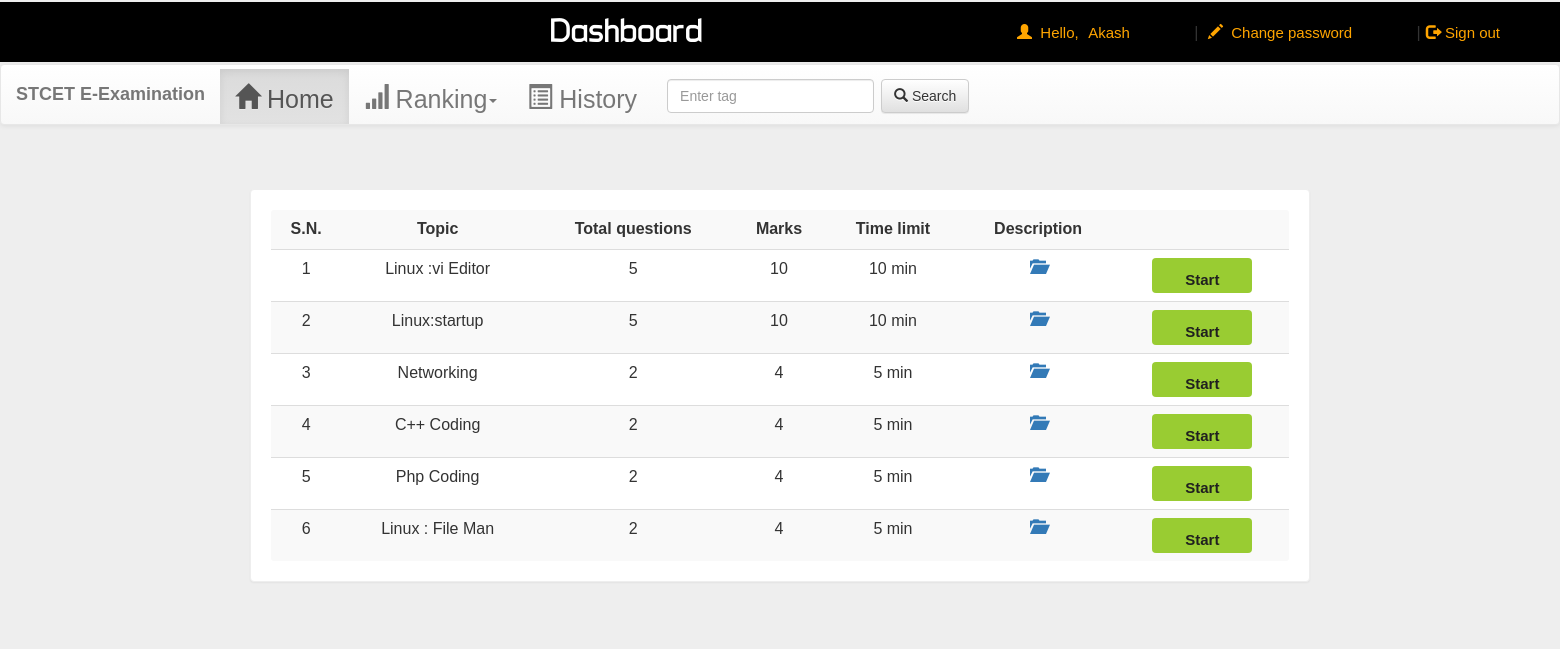
/account.php?q=1 (signed in), run on the app's committed database.
### tables this page shows
CREATE TABLE IF NOT EXISTS `quiz` (
  `eid` text NOT NULL,
  `title` varchar(16) NOT NULL,
  `sahi` int(11) NOT NULL,
  `wrong` int(11) NOT NULL,
  `total` int(11) NOT NULL,
  `time` bigint(20) NOT NULL,
  `intro` text NOT NULL,
  `tag` varchar(100) NOT NULL,
  `date` timestamp NOT NULL DEFAULT CURRENT_TIMESTAMP ON UPDATE CURRENT_TIMESTAMP
);

### account.php (the view, shortened to what this page needs)
<!DOCTYPE html PUBLIC "-//W3C//DTD XHTML 1.0 Transitional//EN" "http://www.w3.org/TR/xhtml1/DTD/xhtml1-transitional.dtd">
<html xmlns="http://www.w3.org/1999/xhtml">
<head>
<link  rel="stylesheet" href="css/bootstrap.min.css"/>
 <link  rel="stylesheet" href="css/bootstrap-theme.min.css"/>
 <link rel="stylesheet" href="css/main1.css?version=51">
 <link  rel="stylesheet" href="css/font.css">
<body>
<div class="header">
<div class="row">
<div class="col-md-6">
<span class="another">Dashboard</span></div>
<div class="col-md-6">
 <?php
 include_once 'dbConnection.php';
  if(!(isset($_SESSION['email']))){
header("location:index.php");
}
else
{
$name = $_SESSION['name'];
$email=$_SESSION['email'];
$arr = explode(" ", $name, 2);
$firstname = $arr[0];
echo '<span class="pull-right top title1" ><span class="log1"><span class="glyphicon glyphicon-user" aria-hidden="true"></span>&nbsp;&nbsp;Hello,</span> <a href="account.php?q=1" class="log">'.$firstname.'</a>&nbsp;|&nbsp;<a class="logwa2" href="#myModal"  data-toggle="modal" data-target="#myModal"><span class="glyphicon glyphicon-pencil" aria-hidden="true"></span>&nbsp;&nbsp;Change password</a>&nbsp;|<a href="logout.php?q=account.php" class="log"><span class="glyphicon glyphicon-log-out" aria-hidden="true"></span>&nbsp;Sign out</button></a></span>';
}?>
</div>
</div></div>
<div class="bg">
<nav class="navbar navbar-default title1">
  <div class="container-fluid">
    <div class="navbar-header">
      <span class="navbar-brand"><b>STCET E-Examination</b></span>
    </div>
    <div class="collapse navbar-collapse" id="bs-example-navbar-collapse-1">
      <ul class="nav navbar-nav">
        <li <?php if(@$_GET['q']==1) echo'class="active"'; ?> ><a href="account.php?q=1"><span class="glyphicon glyphicon-home" aria-hidden="true"></span>&nbsp;Home<span class="sr-only">(current)</span></a></li>
        <li class="dropdown <?php if(@$_GET['q']==4 || @$_GET['q']==5) echo'active"'; ?>">
          <a href="#" class="dropdown-toggle" data-toggle="dropdown" role="button" aria-haspopup="true" aria-expanded="false"><span class="glyphicon glyphicon-signal" aria-hidden="true"></span>&nbsp;Ranking<span class="caret"></span></a>
        </li>
        <li <?php if(@$_GET['q']==2) echo'class="active"'; ?>><a href="account.php?q=2"><span class="glyphicon glyphicon-list-alt" aria-hidden="true"></span>&nbsp;History</a></li>
     <li>
	 <form class="navbar-form navbar-left"  action="" >
        <div class="form-group">
          <input type="text" class="form-control" name="tag" placeholder="Enter tag ">
        </div>
		    <div class="form-group">
        <button type="submit"  class="btn btn-default"><span class="glyphicon glyphicon-search" aria-hidden="true"></span>&nbsp;Search</button>
      </div>
	  </form>
	  </li>
	  </ul>
	 </div>
  </div>
</nav>
<div class="container">
<div class="row">
<div class="col-md-12">
<?php if(@$_GET['q']==1) {
$result = mysqli_query($con,"SELECT * FROM quiz ORDER BY date DESC") or die('Error');
echo  '<div class="panel"><table class="table table-striped title1">
<tr><td style="text-align:center"><b>S.N.</b></td><td style="text-align:center"><b>Topic</b></td><td style="text-align:center"><b>Total questions</b></td><td style="text-align:center"><b>Marks</b></td><td style="text-align:center"><b>Time limit</b></td><td style="text-align:center"><b>Description<b></td><td  style="text-align:left"></td></tr>';
$c=1;
while($row = mysqli_fetch_array($result)) {
	$title = $row['title'];
	$total = $row['total'];
	$sahi = $row['sahi'];
    $time = $row['time'];
	$eid = $row['eid'];
$q12=mysqli_query($con,"SELECT score FROM history WHERE eid='$eid' AND email='$email'" )or die('Error98');
$rowcount=mysqli_num_rows($q12);
if($rowcount == 0){
	echo '<tr><td style="text-align:center">'.$c++.'</td><td style="text-align:center">'.$title.'</td><td style="text-align:center">'.$total.'</td><td style="text-align:center">'.$sahi*$total.'</td><td style="text-align:center">'.$time.'&nbsp;min</td>
	<td style="text-align:center"><a title="Open quiz description" href="account.php?q=1&did='.$eid.'#didi"><b><span class="glyphicon glyphicon-folder-open" aria-hidden="true"></span></b></a></td>
	<td style="text-align:center"><b><form action="quizstart.php" method="post" >';
	echo '<input type="hidden" name="q" value="quiz" /><input type="hidden" name="step" value="2" />
	<input type="hidden" name="eid" value="'.$eid.'" /><input type="hidden" name="n" value="1" /><input type="hidden" name="t" value="'.$total.'"/>
	<span class="title1"><b><input class="pull-center btn sub1" style="margin:0px;background:#99cc32;text-align:center;font-weight:bold"  type="submit" value="Start" ></b></form></b></td></tr>';
}
}
echo '</table></div>';
}?>
</div></div></div></div>
</body>
</html>

### css/main1.css (style rules this page uses)
body { overflow-x:hidden; width:100%; font: 115px "Century Gothic", "Times Roman", sans-serif; background:#eee; min-height:550px; background-attachment:fixed; }
div { font-size:25px; margin-top:2px; }
.bg { min-height:540px; }
.panel { border-color:#eee; margin-bottom:10px; margin:40px; padding:20px; font: 15px "Century Gothic", "Times Roman", sans-serif; }
.header { background:black; height:60px; }
span.another { display: inline-block; width: 5000px; font-family:'typo'; font-size:35px; color:white; margin-left:550px; }
.title1 { font: 16px "Century Gothic", "Times Roman", sans-serif; }
.sub1 { width:90px; color:#202020; background:orange; font-size:15px; height:35px; margin:20px; padding:10px; width:100px; }
.top { margin-top:20px; }
.log1 { font: 15px 'Ubuntu', sans-serif; color:orange; margin-left:10px; }
a.log { margin:10px; margin-right:60px; margin-left:5px; color:orange; text-decoration:none; font-size:20px; font-size:15px; }
a.logwa2 { margin:10px; margin-right:60px; margin-left:5px; color:orange; text-decoration:none; font-size:20px; font-size:15px; }

### data on the page
quiz: title "Linux :vi Editor", total "5", $sahi*$total "10", time "10"
quiz: title "Linux:startup", total "5", $sahi*$total "10", time "10"
quiz: title "Networking", total "2", $sahi*$total "4", time "5"
quiz: title "C++ Coding", total "2", $sahi*$total "4", time "5"
quiz: title "Php Coding", total "2", $sahi*$total "4", time "5"
quiz: title "Linux : File Man", total "2", $sahi*$total "4", time "5"

### other printed values
$firstname "Akash"
